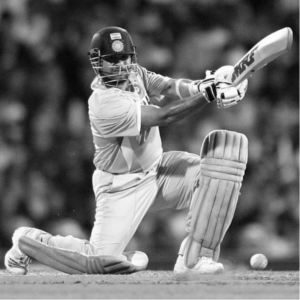
//> input picture src/lab/codes/test.png, 300 x 300 px
$ ./im_hist_div test.png 3 3 3   (built with g++ and OpenCV 4)
//> lines starting //> are read from the running program, lines starting //| are printed output that depends on the picture
#include <opencv/cv.h>
#include <opencv/highgui.h>
#include <stdio.h>
#include<iostream>
using namespace std;

void create_histogram_image(IplImage* bin_img, IplImage* hist_img,int bins) {
	CvHistogram *hist;

	int fc = 256/bins;
	int hist_size = 256/fc;
	float range[]={0,256/fc};
	float* ranges[] = { range };
	float max_value = 0.0;
	float w_scale = 0.0;

	//	create array to hold histogram values
	hist = cvCreateHist(1, &hist_size, CV_HIST_ARRAY, ranges, 1);

	//	calculate histogram values
	cvCalcHist( &bin_img, hist, 0, NULL );

	//	Get the minimum and maximum values of the histogram
	cvGetMinMaxHistValue( hist, 0, &max_value, 0, 0 );

	//	set height by using maximim value
	cvScale( hist->bins, hist->bins, ((float)hist_img->height)/max_value, 0 );

	//	calculate width
	w_scale = ((float)hist_img->width)/hist_size;

	//	plot the histogram
	for( int i = 0; i < hist_size; i++ ) {

		cvRectangle( hist_img, cvPoint((int)i*w_scale , hist_img->height),
				cvPoint((int)(i+1)*w_scale, hist_img->height - cvRound(cvGetReal1D(hist->bins,i))),
				CV_RGB(255,255,0), -1, 8, 0 );

	}
}
IplImage* Pre_Process(IplImage* src,int bins)
{
	int c = cvGetSize(src).width;
	int r = cvGetSize(src).height;

	IplImage* final_img=cvCreateImage(cvSize(src->width,src->height),src->depth,src->nChannels);
	cvZero(final_img);
	for(int i=0;i<r;i++)
	{
		for(int j=0;j<c;j++)
		{
				CvScalar s1,s;
				s1 = cvGet2D(src,i,j);
				int grval = s1.val[0];
				if(bins==32)
					grval = grval/8;
				if(bins==64)
					grval = grval/4;
				if(bins==128)
					grval = grval/2;
//				cout<<grval<<" ";
				s.val[0]=grval;
				cvSet2D(final_img,i,j,s);
		}
	}
	return final_img;
}

int main( int argc, char** argv )

{
	IplImage *source = cvLoadImage(argv[1],0);
//> source is the input picture: 300 rows x 300 cols, CV_8UC1; min 6, max 253, mean 112.4
	char *img_nm,*img_typ;
	img_nm = strtok (argv[2],".");
//> img_nm = '3'
	img_typ = strtok (NULL, ".");
	int nbins = atoi(argv[3]);
//> nbins = 3
	IplImage *bin_img = cvCreateImage(cvSize( source->width, source->height ), IPL_DEPTH_8U, 1 );
	if(nbins!=256)
		bin_img = Pre_Process(source,nbins);
	else
		bin_img = cvCloneImage(source);

	int c = cvGetSize(bin_img).width;
//> c = 300
	int r = cvGetSize(bin_img).height;
//> r = 300


	if(atoi(argv[4])==1)
	{
		int mn=300,mx=-1,avg=0;
		for(int i=0;i<r;i++)
		{
			for(int j=0;j<c;j++)
			{
				CvScalar s1;
				s1 = cvGet2D(bin_img,i,j);
				if(s1.val[0] < mn)
					mn = s1.val[0];
				if(s1.val[0] > mx)
					mx = s1.val[0];
				avg+=s1.val[0];
			}
		}
		avg = avg/(r*c);
		IplImage *hist_img = cvCreateImage(cvSize(300,300), 8,3);
		cvSet( hist_img, cvScalarAll(200), 0 );
		create_histogram_image(bin_img, hist_img,nbins);
		char nam[50];
		int n = sprintf(nam,"%s.%s",img_nm,img_typ);
		cvSaveImage(nam,hist_img);
		cvReleaseImage( &source );
		cvReleaseImage( &hist_img );
		cvReleaseImage( &bin_img );
		cout<<mn<<" "<<mx<<" "<<avg<<endl;
		return 0;

	}

	IplImage *bin_img1 = cvCreateImage(cvSize( bin_img->width/2, bin_img->height/2 ),bin_img->depth,bin_img->nChannels );
	int mn4=300,mx4=-1,avg4=0;
	for(int i=0;i<r/2;i++)
	{
		for(int j=0;j<c/2;j++)
		{
				CvScalar s1;
				s1 = cvGet2D(bin_img,i,j);
				if(s1.val[0] < mn4)
					mn4 = s1.val[0];
				if(s1.val[0] > mx4)
					mx4 = s1.val[0];
				avg4+=s1.val[0];
				cvSet2D(bin_img1,i,j,s1);
		}
	}
//> this loop made 150 passes
//> (mn4, mx4, avg4) on passes 1 to 12: (13, 158, 8057), (13, 158, 15881), (13, 158, 23423), (13, 158, 30829), (13, 158, 38151), (13, 158, 45327), (13, 158, 52549), (13, 158, 59753), (13, 158, 66977), (13, 158, 74161), (13, 158, 81377), (13, 158, 88521)
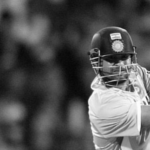
//> bin_img1: 150 rows x 150 cols, CV_8UC1; min 6, max 253, mean 84
//> after the loop, mn4 = 6; mx4 = 253; avg4 = 1889714
	avg4 = 4*avg4/(r*c);
//> avg4 = 83


	IplImage *hist_img = cvCreateImage(cvSize(300,300), 8, 3);
	cvSet( hist_img, cvScalarAll(200), 0 );
	create_histogram_image(bin_img1, hist_img,nbins);
//> in create_histogram_image, `int fc = 256/bins;`: fc = 85
//> in create_histogram_image, `int hist_size = 256/fc;`: hist_size = 3
//> in create_histogram_image, `float range[]={0,256/fc};`: range = [0, 3]
//> in create_histogram_image, `float* ranges[] = { range };`: ranges = 1 item
//> in create_histogram_image, `w_scale = ((float)hist_img->width)/hist_size;`: w_scale = 100
//> (the run ends here: the time limit is reached, at `cvRectangle( hist_img, cvPoint((int)i*w_scale , hist_img->height),`)
